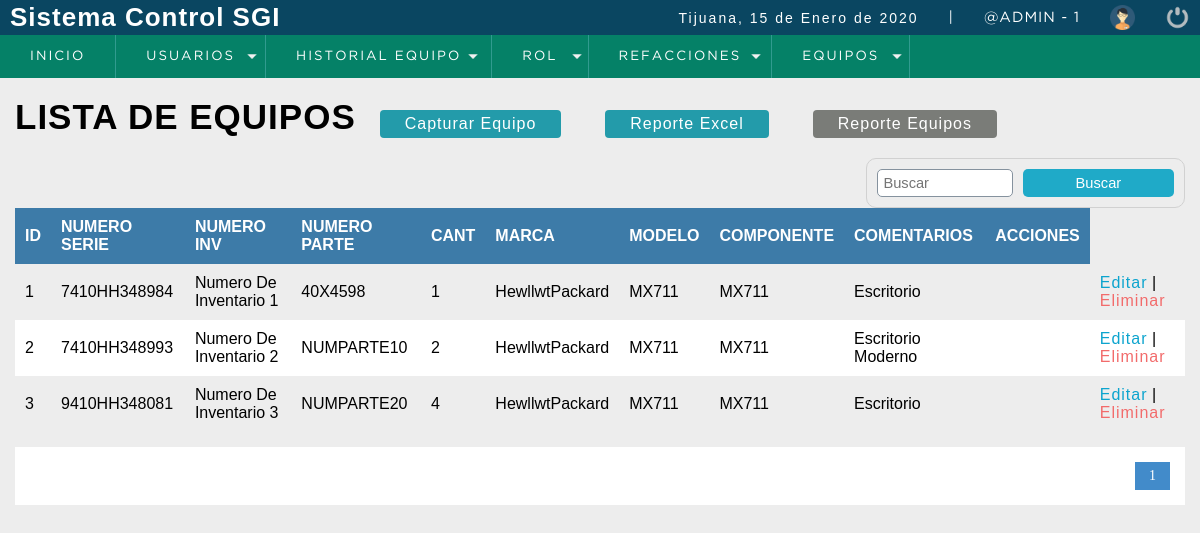
/sistema/listar_equipo.php (signed in), run on the app's committed database.
### tables this page shows
CREATE TABLE t_Equipo
(
  id_epo INTEGER UNSIGNED PRIMARY KEY AUTO_INCREMENT,
  num_serie VARCHAR(45) UNIQUE NOT NULL,
  num_inv VARCHAR(45) NULL,
  num_parte VARCHAR(45) NULL,
  existencia INTEGER UNSIGNED NOT NULL,
  id_tipo_componente INT UNSIGNED NOT NULL,
  id_marca INTEGER UNSIGNED NOT NULL,
  id_modelo INTEGER UNSIGNED NOT NULL,
  comentarios TEXT NULL,
   
   
  FOREIGN KEY(id_tipo_componente) REFERENCES t_Tipo_Componente(id_tipo_componente)
    ON DELETE RESTRICT ON UPDATE CASCADE,
  FOREIGN KEY(id_marca) REFERENCES t_Marca(id_marca)
    ON DELETE RESTRICT ON UPDATE CASCADE,
  FOREIGN KEY(id_modelo) REFERENCES t_Modelo(id_modelo)
    ON DELETE RESTRICT ON UPDATE CASCADE
       

 

);

CREATE TABLE t_Marca
(
  id_marca INTEGER UNSIGNED PRIMARY KEY AUTO_INCREMENT,
  descripcion VARCHAR(80) NOT NULL
);

CREATE TABLE t_Modelo
(
  id_modelo INTEGER UNSIGNED PRIMARY KEY AUTO_INCREMENT,
  descripcion VARCHAR(80) NOT NULL
);

CREATE TABLE t_Tipo_Componente
(
  id_tipo_componente INTEGER UNSIGNED PRIMARY KEY AUTO_INCREMENT,
  descripcion VARCHAR(45) NOT NULL
);

### conexion.php (called while the page is built, shortened)
<?php
  class Conexion
  {
    private static $host = 'localhost';
    private static $user = 'servicios';
    private static $password = 'pcnay2003';
    private static $db_name = 'ordenservicios';
    private static $db_charset = 'uft8';
    public $conexion;
    public $query;
    public $rows = array();
    public function db_open()
    {
      $this->conexion = new mysqli(self::$host,
      self::$user,
      self::$password,
      self::$db_name);
      $this->conexion->set_charset(self::$db_charset);
    }
    public function get_query()
    {
      $result = $this->conexion->query($this->query);
      while ($this->rows[] = $result->fetch_assoc() );
      array_pop($this->rows);
      $datos2 = array();
      if (!empty($this->rows))
      {
        foreach ($this->rows as $nombreCampo => $contenidoCampo)
        {
          array_push($datos2,$contenidoCampo);
        }
      }
      return $datos2;
    }
  }
?>

### sistema/listar_equipo.php (the view, shortened to what this page needs)
<?php
  include "../conexion.php"
?>
<!DOCTYPE html>
<html lang="en">
<head>
	<?php include "include/scripts.php"; ?>
</head>
<body>
	<?php include "include/header.php" ?>
	<section id="container">
		<h1>LISTA DE EQUIPOS</h1>
    <a href="registrar_equipo.php" class="btn_new">Capturar Equipo</a>
    <a href="rep_excel_equipo.php" class="btn_new">Reporte Excel</a>
    <a href="reporte_equipo.php" target="_blank" class="btn_reporte">Reporte Equipos</a>
    <form action="buscar_equipo.php" method="get" class="form_search">
      <input type="text" name ="busqueda" id = "busqueda" placeholder = "Buscar" >
      <input type="submit" value="Buscar" class = "btn_search">
    </form>
    <table>
      <tr>
        <th>ID</th>
        <th>NUMERO SERIE</th>
        <th>NUMERO INV</th>
        <th>NUMERO PARTE</th>
        <th>CANT</th>
        <th>MARCA</th>
        <th>MODELO</th>
				<th>COMPONENTE</th>
        <th>COMENTARIOS</th>
        <th>ACCIONES</th>
      </tr>
      <?php
        $conectar = new Conexion();
        $conectar->query = "SELECT COUNT(*) AS total_registro FROM t_Equipo";
        $datos = $conectar->get_query();
        $total_registro = $datos[0]['total_registro'];
        $por_pagina = 15;
        if (empty ($_GET['pagina']))
        {
          $pagina = 1;
        }
        else
        {
          $pagina = $_GET['pagina'];
        }
        $desde = ($pagina-1)*$por_pagina;
        $total_paginas = ceil($total_registro/$por_pagina);
          $consulta = new Conexion();
          $consulta->query = "SELECT e.id_epo,e.num_serie,e.num_inv,e.num_parte,e.existencia,e.id_marca,e.id_modelo,
					marca.descripcion AS mar_descripcion,modelo.descripcion AS mod_descripcion,tc.descripcion AS tc_descripcion,e.comentarios FROM t_Equipo e
					INNER JOIN t_Marca AS marca ON e.id_marca = marca.id_marca
					INNER JOIN t_Modelo AS modelo ON e.id_modelo = modelo.id_modelo
					INNER JOIN t_Tipo_Componente AS tc ON e.id_tipo_componente = tc.id_tipo_componente
					ORDER BY e.num_serie ASC LIMIT $desde,$por_pagina";
          $datos2 = $consulta->get_query();
          for ($n=0;$n<count($datos2);$n++)
          {
       ?>
            <tr>
              <td><?php echo $datos2[$n]['id_epo']; ?></td>
              <td><?php echo $datos2[$n]['num_serie']; ?></td>
              <td><?php echo $datos2[$n]['num_inv']; ?></td>
              <td><?php echo $datos2[$n]['num_parte']; ?></td>
              <td><?php echo $datos2[$n]['existencia']; ?></td>
              <td><?php echo $datos2[$n]['mar_descripcion']; ?></td>
              <td><?php echo $datos2[$n]['mod_descripcion']; ?></td>
							<td><?php echo $datos2[$n]['mod_descripcion']; ?></td>
              <td><?php echo $datos2[$n]['tc_descripcion']; ?></td>
							<td><?php echo $datos2[$n]['comentarios']; ?></td>
              <td>
                <a class="link_edit" href="editar_equipo.php?id=<?php echo $datos2[$n]['id_epo']; ?>">Editar</a>
                |
                <a class="link_delete" href="eliminar_equipo.php?id=<?php echo $datos2[$n]['id_epo']; ?>">Eliminar</a>
              </td>
            </tr>
      <?php
          }
      ?>
    </table>
    <div class="paginador">
      <ul>
        <?php
          for ($i=1;$i<=$total_paginas;$i++)
          {
            if ($i == $pagina)
            {
              echo '<li class="pageSelected">'.$i.'</li>';
            }
            else
            {
              echo '<li><a href="?pagina='.$i.'">'.$i.'</a></li>';
            }
          }
        ?>
      </ul>
    </div>
	</section>
</body>
</html>

### sistema/css/style.css (style rules this page uses)
* { margin: 0; padding: 0; box-sizing: border-box; }
body { background: #ededed; }
h1, h2, h3, h4, h5, h6 { font-family: 'arial'; font-weight: bold; letter-spacing: 1px; }
h1 { font-size: 26px; }
a { text-decoration: none; font-family: arial; letter-spacing: 1px; }
#container { padding: 90px 15px 15px; }
form { background:#FFF; margin:auto; padding:20px 50px; border:1px solid #d1d1d1; }
input, select { display:block; width:100%; font-size:11pt; padding:5px; border:1px solid #85929e; border-radius:5px; }
#container h1 { font-size:35px; display:inline-block; }
.btn_new { display:inline-block; background:#239baa; color:#FFF; padding:5px 25px; border-radius:4px; margin:20px; }
.btn_reporte { display:inline-block; background:#7a7c78; color:#FFF; padding:5px 25px; border-radius:4px; margin:20px; }
table { border-collapse:collapse; font-size:12pt; font-family:'Arial'; width:100%; }
table th { text-align:left; padding:10px; background:#3d7ba8; color:#FFF; }
table tr:nth-child(odd) { background:#FFF; }
table td { padding:10px; }
.link_edit { color:#0ca4ce; }
.link_delete { color:#f26b6b; }
.paginador ul { padding:15px; list-style:none; background:#fff; margin-top:15px; display: -webkit-flex; display: -moz-flex; display: -ms-flex; display: -o-flex; display: flex; justify-content:flex-end; }
.paginador a, .pageSelected { color:#428bca; border:1px solid #ddd; padding:5px; display:inline-block; font-size:14px; text-align:center; width:35px; }
.pageSelected { color:#FFF; background:#428bca; border:1px solid #428bca; }
.form_search { display: -webkit-flex; display: -moz-flex; display: -ms-flex; display: -o-flex; display: flex; float:right; background:initial; padding:10px; border-radius:10px; }
.form_search .btn_search { background:#1faac8; color:#fff; padding:0 20px; border:0; cursor:pointer; margin-left:10px; }

### data on the page
t_equipo: id_epo "1", num_serie "7410HH348984", num_inv "Numero De Inventario 1", num_parte "40X4598", existencia "1", id_marca.descripcion "HewllwtPackard", id_modelo.descripcion "MX711", id_tipo_componente.descripcion "Escritorio"
t_equipo: id_epo "2", num_serie "7410HH348993", num_inv "Numero De Inventario 2", num_parte "NUMPARTE10", existencia "2", id_marca.descripcion "HewllwtPackard", id_modelo.descripcion "MX711", id_tipo_componente.descripcion "Escritorio Moderno"
t_equipo: id_epo "3", num_serie "9410HH348081", num_inv "Numero De Inventario 3", num_parte "NUMPARTE20", existencia "4", id_marca.descripcion "HewllwtPackard", id_modelo.descripcion "MX711", id_tipo_componente.descripcion "Escritorio"

### other printed values
fechaC() "15 de Enero de 2020"
$_SESSION['usuario'] "@ADMIN"
$_SESSION['id_rol'] "1"
